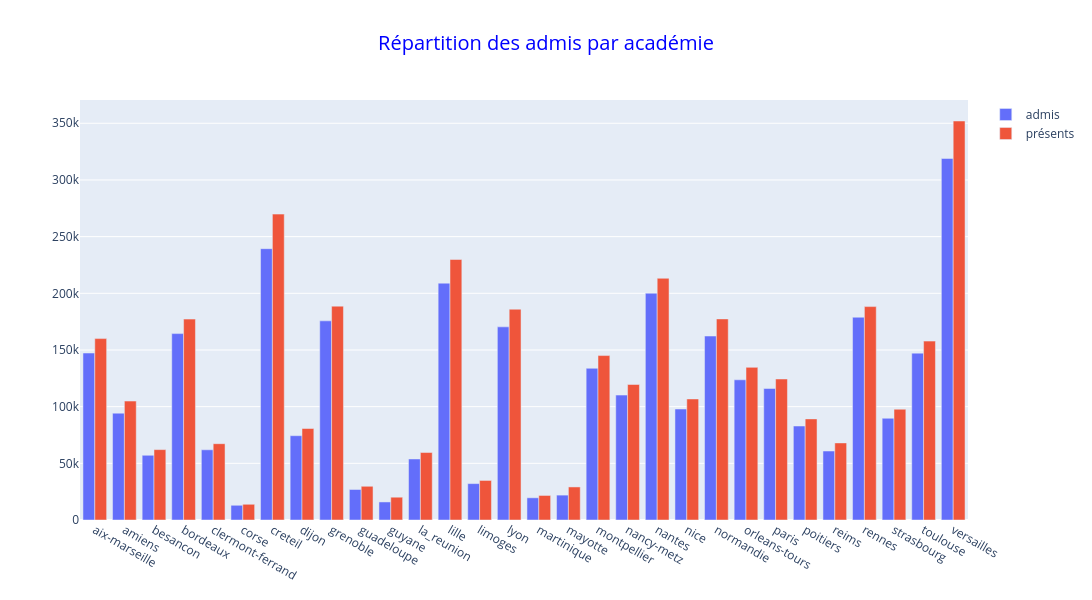

Source (notebook cell):
### Markdown cell above
### Total admis par académie

### Code cell
admis_academie = go.Figure()
admis_academie.add_trace(go.Bar(x=academie['academie'], y=academie['admis_totaux'], name='admis'))
admis_academie.add_trace(go.Bar(x=academie['academie'], y=academie['presents'], name='présents'))
admis_academie.update_layout(title=dict(text='Répartition des admis par académie', x=0.5, font=dict(size=20, color='blue')))
admis_academie.update_layout(autosize=False, width=1500, height=600)
admis_academie.show()

### Figure 1 — Plotly figure (JSON) as saved in the notebook; plotly's stock layout.template omitted (floating-point values rounded to 4 significant figures)
{"data": [{"name": "admis", "type": "bar", "x": ["aix-marseille", "amiens", "besancon", "bordeaux", "clermont-ferrand", "corse", "creteil", "dijon", "grenoble", "guadeloupe", "guyane", "la_reunion", "lille", "limoges", "lyon", "martinique", "mayotte", "montpellier", "nancy-metz", "nantes", "nice", "normandie", "orleans-tours", "paris", "poitiers", "reims", "rennes", "strasbourg", "toulouse", "versailles"], "y": [147314, 94245, 57108, 164444, 61922, 12990, 239368, 74383, 175695, 26916, 15920, 53840, 208951, 32115, 170397, 19596, 21962, 133829, 110197, 200100, 97910, 162310, 123681, 115985, 82920, 60859, 178889, 89738, 147213, 318958]}, {"name": "présents", "type": "bar", "x": ["aix-marseille", "amiens", "besancon", "bordeaux", "clermont-ferrand", "corse", "creteil", "dijon", "grenoble", "guadeloupe", "guyane", "la_reunion", "lille", "limoges", "lyon", "martinique", "mayotte", "montpellier", "nancy-metz", "nantes", "nice", "normandie", "orleans-tours", "paris", "poitiers", "reims", "rennes", "strasbourg", "toulouse", "versailles"], "y": [160048, 104927, 62099, 177237, 67324, 13870, 269868, 80717, 188666, 29751, 20107, 59530, 229828, 34895, 185951, 21651, 29169, 145068, 119550, 213245, 106794, 177400, 134651, 124405, 89196, 68007, 188275, 97732, 157812, 352009]}], "layout": {"autosize": false, "height": 600, "title": {"font": {"color": "blue", "size": 20}, "text": "Répartition des admis par académie", "x": 0.5}, "width": 1500}}
